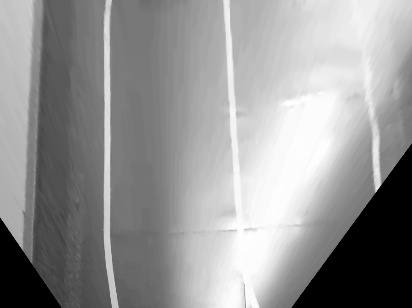
#> input picture linedetect/ss.jpg, 412 x 308 px, given in place of move1.h264, which was not available
$ python ThresHold.py
#> lines starting #> are read from the running program, lines starting #| are printed output that depends on the picture; after the words box and inside, x2 and y2 are one past the last pixel; in counts of white or black regions, pixels touching at a corner belong together; pictures that were not available may be replaced by others from this repository, and a replacement may not be noted
### linedetect/VideoPlayer.py
import numpy as np
import cv2,time,os
import frameProcessor
from matplotlib import pyplot as plt


# [30 lines of commented-out code are left out]

def getPerspectiveTransformationMatrix():
    corners_pics = np.float32([
            [434-70,527],[1316+70,497],
            [-439,899],[2532,818]])

    step=45*5
    corners_real = np.float32( [
            [0,0],[2,0],
            [0,2],[2,2]])*step

    M = cv2.getPerspectiveTransform(corners_pics,corners_real)
    M_inv = cv2.getPerspectiveTransform(corners_real,corners_pics)
    return M,M_inv,(int(2*step),int(2*step))

class ImagePersTrans:
    # [4 lines left out: function __init__, not called in this run]
    def wrapPerspective(self,frame):
        return cv2.warpPerspective(frame,self.M,self.size)

class LineFilter:
    # [188 lines left out: functions __init__, apply, filter, gkern, histogramMethod2, main, not called in this run]

# [2 lines that do not run on import are left out]

### linedetect/ThresHold.py
import numpy as np
import cv2,time,os
import VideoPlayer
from  matplotlib import pyplot as plt


def gkern(l=(5,5), sig=1.):
    """
    creates gaussian kernel with side length l and a sigma of sig
    """

    ay = np.arange(-l[0] // 2 + 1., l[0] // 2 + 1.)
    ax = np.arange(-l[1] // 2 + 1., l[1] // 2 + 1.)
    yy, xx = np.meshgrid(ay, ax)

    kernel = np.exp(-(xx**2 + yy**2) / (2. * sig**2))

    return kernel / np.sum(kernel)


def main():
    inputFolder= os.path.realpath('../../resource/videos')
    # [4 lines of commented-out code are left out]
    inputFileName='/newRecord/move1.h264'
    # inputFileName='/record20Feb/test5_1.h264'
    cap = cv2.VideoCapture(inputFolder+inputFileName)
    M,M_inv,newsize=VideoPlayer.getPerspectiveTransformationMatrix()
    # clahe = cv2.createCLAHE(clipLimit=30.0, tileGridSize=(8,8))

    rate=3
    size=(int(1232/rate),int(1648/rate))


    optimalNrows = cv2.getOptimalDFTSize(size[0])
    optimalNcols = cv2.getOptimalDFTSize(size[1])

    kernel=gkern(l = (optimalNcols,optimalNrows),sig = 5)
    kernel = np.max(kernel) - kernel


    while(cap.isOpened()):
        ret, frame = cap.read()
#> frame is the input picture: shape (308, 412, 3); min 0, max 255, mean 148.6
        # frame = cv2.warpPerspective(frame,M,newsize)
        gray = cv2.cvtColor(frame, cv2.COLOR_BGR2GRAY)
        gray = cv2.resize(gray,(size[1],size[0]))
#> gray: shape (410, 549)
        # gray = clahe.apply(gray)
        start_time=time.time()

        nimg = np.zeros((optimalNrows,optimalNcols))
        # print(nimg.shape)
        # print(gray.shape)
        nimg[:size[0],:size[1]] = gray
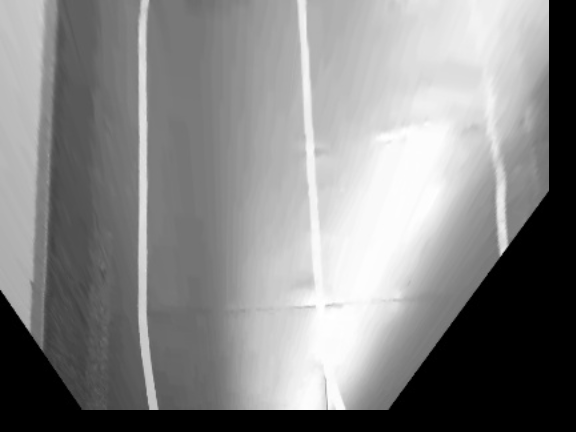
#> nimg: shape (432, 576) float64; min 0, max 255, mean 134.3

        dft = cv2.dft(np.float32(nimg),flags = cv2.DFT_COMPLEX_OUTPUT)

        dft_shift = np.fft.fftshift(dft)

        fshift = dft_shift
        fshift[:,:,0] = dft_shift[:,:,0]*kernel
        fshift[:,:,1] = dft_shift[:,:,1]*kernel
        f_ishift = np.fft.ifftshift(fshift)
        img_back = cv2.idft(f_ishift)
        img_back = cv2.magnitude(img_back[:,:,0],img_back[:,:,1])
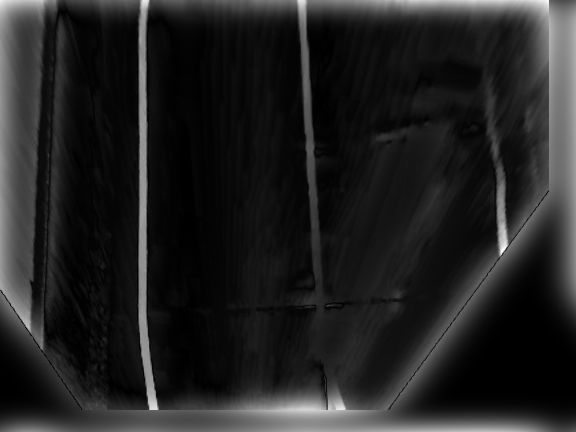
#> img_back: shape (432, 576) float32; min 0.129, max 239418.2, mean 32483; drawn with min black and max white
        img=np.uint8(img_back/np.max(img_back)*255)

        img_small = img[:size[0],:size[1]]
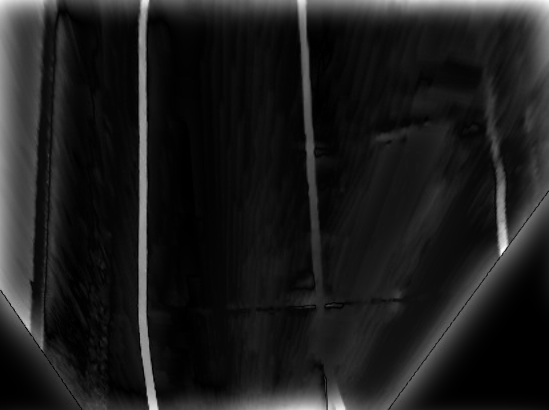
#> img_small: shape (410, 549); min 0, max 255, mean 28.4
        mask= cv2.adaptiveThreshold(img_small,255,cv2.ADAPTIVE_THRESH_GAUSSIAN_C,cv2.THRESH_BINARY,151,-20)
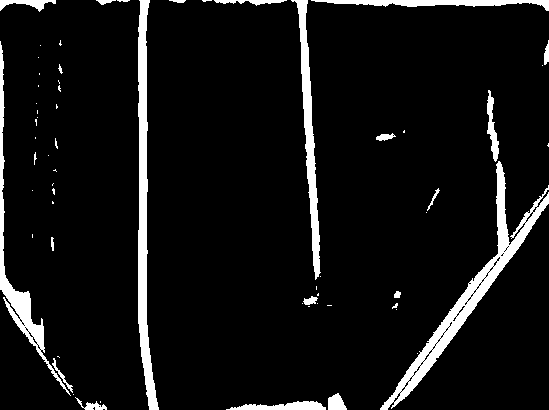
#> mask: shape (410, 549); 7.3% white; 62 white regions (39 under 20 px), largest, box (x1, y1, x2, y2) and area: (380, 161, 549, 410) 4530, (138, 0, 159, 410) 3554, (0, 41, 71, 396) 2290

        # [19 lines of commented-out code are left out]
        end_time=time.time()
        Duration=end_time-start_time
        print('Duration',Duration)

        if(frame is not None):
            cv2.imshow('frame',mask)
        else:
            break
        time.sleep(0.01)
        if cv2.waitKey(int(66-Duration*1000)) & 0xFF == ord('q'):
#> (key q is pressed here)
            break

    cap.release()
    cv2.destroyAllWindows()

if __name__=="__main__":
    main()
